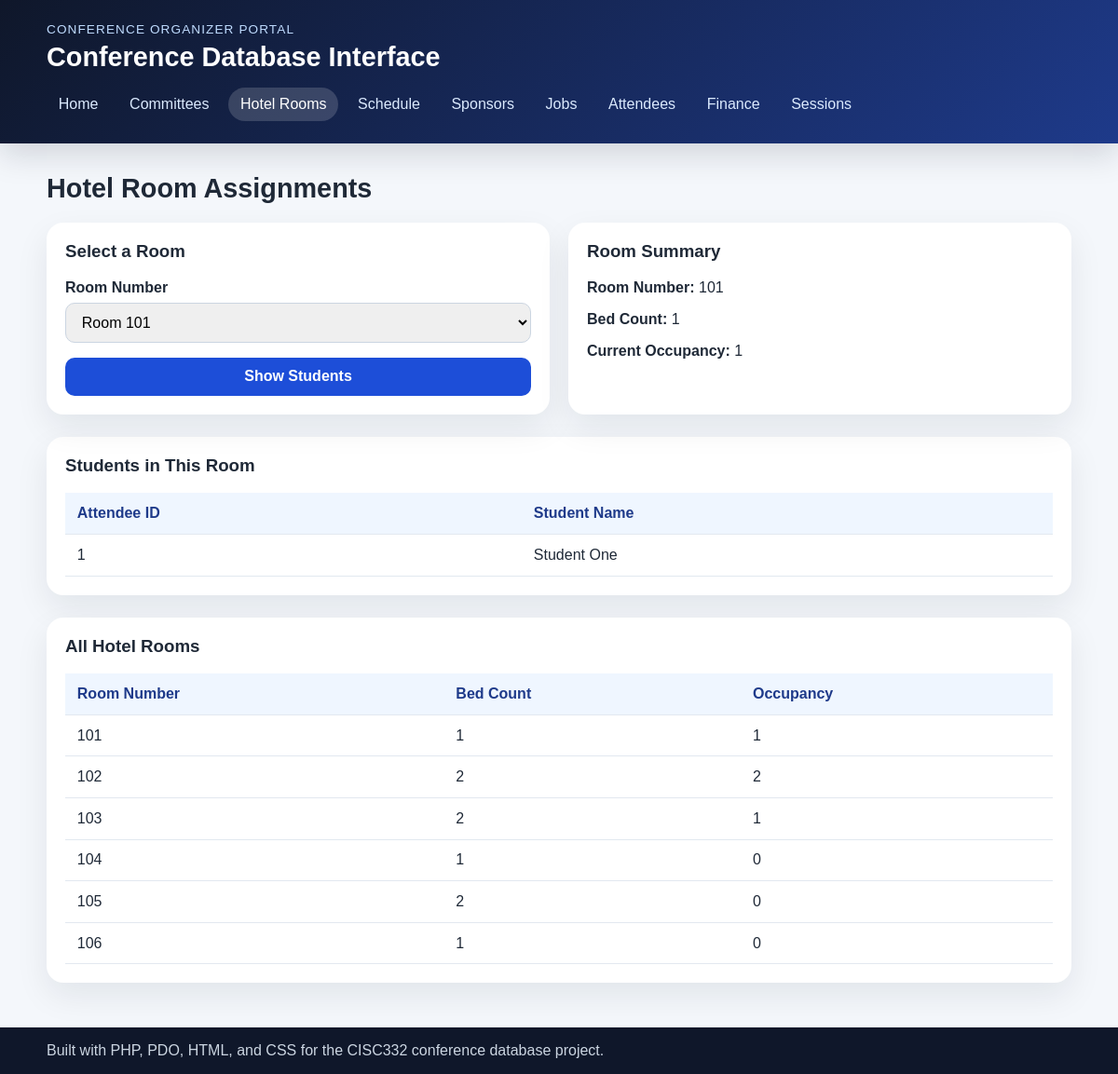
The page /rooms.php on the database its author committed.
### tables this page shows
CREATE TABLE HotelRoom (
    RoomNumber INT PRIMARY KEY,
    BedCount INT NOT NULL
);

CREATE TABLE Attendee (
    AttendeeID INT PRIMARY KEY,
    AttendeeName VARCHAR(100) NOT NULL
);

### db.php (called while the page is built, shortened)
<?php
function db(): PDO
{
    static $pdo = null;
    if ($pdo instanceof PDO) {
        return $pdo;
    }
    $customDsn = getenv('DB_DSN');
    $driver = getenv('DB_DRIVER') ?: 'mysql';
    $host = getenv('DB_HOST') ?: '127.0.0.1';
    $port = getenv('DB_PORT') ?: '3306';
    $database = getenv('DB_NAME') ?: 'conferenceDB';
    $charset = getenv('DB_CHARSET') ?: 'utf8mb4';
    $username = getenv('DB_USER') ?: 'root';
    $password = getenv('DB_PASS');
    if ($password === false) {
        $password = '';
    }
    if ($customDsn !== false && $customDsn !== '') {
        $dsn = $customDsn;
    } else {
        $dsn = sprintf(
            '%s:host=%s;port=%s;dbname=%s;charset=%s',
            $driver,
            $host,
            $port,
            $database,
            $charset
        );
    }
    $pdo = new PDO(
        $dsn,
        $username,
        $password,
        [
            PDO::ATTR_ERRMODE => PDO::ERRMODE_EXCEPTION,
            PDO::ATTR_DEFAULT_FETCH_MODE => PDO::FETCH_ASSOC,
            PDO::ATTR_EMULATE_PREPARES => false,
        ]
    );
    return $pdo;
}

### rooms.php (the view, shortened to what this page needs)
<?php
require_once __DIR__ . '/helpers.php';
$rooms = fetch_all_rows(
    'SELECT hr.RoomNumber, hr.BedCount, COUNT(s.AttendeeID) AS Occupancy
     FROM HotelRoom hr
     LEFT JOIN Student s ON hr.RoomNumber = s.RoomNumber
     GROUP BY hr.RoomNumber, hr.BedCount
     ORDER BY hr.RoomNumber'
);
$selectedRoom = isset($_GET['room']) ? (string) $_GET['room'] : '';
if ($selectedRoom === '' && $rooms !== []) {
    $selectedRoom = (string) $rooms[0]['RoomNumber'];
}
$roomInfo = null;
$students = [];
if ($selectedRoom !== '') {
    $roomInfo = fetch_one_row(
        'SELECT hr.RoomNumber, hr.BedCount, COUNT(s.AttendeeID) AS Occupancy
         FROM HotelRoom hr
         LEFT JOIN Student s ON hr.RoomNumber = s.RoomNumber
         WHERE hr.RoomNumber = ?
         GROUP BY hr.RoomNumber, hr.BedCount',
        [$selectedRoom]
    );
    $students = fetch_all_rows(
        'SELECT a.AttendeeID, a.AttendeeName
         FROM Student s
         JOIN Attendee a ON s.AttendeeID = a.AttendeeID
         WHERE s.RoomNumber = ?
         ORDER BY a.AttendeeName',
        [$selectedRoom]
    );
}
?>
<section class="grid grid-2">
    <article class="form-card">
        <h3>Select a Room</h3>
        <form method="get">
            <div class="form-grid">
                <div class="field-full">
                    <label for="room">Room Number</label>
                    <select name="room" id="room">
                        <?php foreach ($rooms as $room): ?>
                            <option value="<?php echo e((string) $room['RoomNumber']); ?>"<?php echo (string) $room['RoomNumber'] === $selectedRoom ? ' selected' : ''; ?>>
                                Room <?php echo e((string) $room['RoomNumber']); ?>
                            </option>
                        <?php endforeach; ?>
                    </select>
                </div>
                <div class="field-full">
                    <button type="submit">Show Students</button>
                </div>
            </div>
        </form>
    </article>
    <article class="card">
        <h3>Room Summary</h3>
        <?php if ($roomInfo === null): ?>
            <p class="empty-state">No room details are available.</p>
        <?php else: ?>
            <p><strong>Room Number:</strong> <?php echo e((string) $roomInfo['RoomNumber']); ?></p>
            <p><strong>Bed Count:</strong> <?php echo e((string) $roomInfo['BedCount']); ?></p>
            <p><strong>Current Occupancy:</strong> <?php echo e((string) $roomInfo['Occupancy']); ?></p>
        <?php endif; ?>
    </article>
</section>
<section class="table-card" style="margin-top: 1.5rem;">
    <h3>Students in This Room</h3>
    <?php if ($students === []): ?>
        <p class="empty-state">No students are currently assigned to this room.</p>
    <?php else: ?>
        <div class="table-wrap">
            <table>
                <thead>
                    <tr>
                        <th>Attendee ID</th>
                        <th>Student Name</th>
                    </tr>
                </thead>
                <tbody>
                    <?php foreach ($students as $student): ?>
                        <tr>
                            <td><?php echo e((string) $student['AttendeeID']); ?></td>
                            <td><?php echo e($student['AttendeeName']); ?></td>
                        </tr>
                    <?php endforeach; ?>
                </tbody>
            </table>
        </div>
    <?php endif; ?>
</section>
<section class="table-card" style="margin-top: 1.5rem;">
    <h3>All Hotel Rooms</h3>
    <div class="table-wrap">
        <table>
            <thead>
                <tr>
                    <th>Room Number</th>
                    <th>Bed Count</th>
                    <th>Occupancy</th>
                </tr>
            </thead>
            <tbody>
                <?php foreach ($rooms as $room): ?>
                    <tr>
                        <td><?php echo e((string) $room['RoomNumber']); ?></td>
                        <td><?php echo e((string) $room['BedCount']); ?></td>
                        <td><?php echo e((string) $room['Occupancy']); ?></td>
                    </tr>
                <?php endforeach; ?>
            </tbody>
        </table>
    </div>
</section>

### style.css (style rules this page uses)
* { box-sizing: border-box; }
body { margin: 0; font-family: Arial, Helvetica, sans-serif; background: #f4f7fb; color: #1f2937; }
.grid { display: grid; gap: 1.25rem; }
.grid-2 { grid-template-columns: repeat(2, minmax(0, 1fr)); }
.card, .form-card, .table-card, .stat-card { background: #ffffff; border-radius: 18px; padding: 1.25rem; box-shadow: 0 14px 35px rgba(15, 23, 42, 0.08); }
.card h3, .form-card h3, .table-card h3, .stat-card h3 { margin-top: 0; }
.form-grid { display: grid; grid-template-columns: repeat(2, minmax(0, 1fr)); gap: 1rem; }
.field, .field-full { display: flex; flex-direction: column; gap: 0.45rem; }
.field-full { grid-column: 1 / -1; }
label { font-weight: bold; }
input, select, button { font: inherit; padding: 0.7rem 0.8rem; border-radius: 10px; border: 1px solid #cbd5e1; }
button { background: #1d4ed8; color: #ffffff; border: none; cursor: pointer; font-weight: bold; }
.table-wrap { overflow-x: auto; }
table { width: 100%; border-collapse: collapse; }
th, td { padding: 0.8rem; border-bottom: 1px solid #e2e8f0; text-align: left; }
th { background: #eff6ff; color: #1e3a8a; }

### rows shown on the page
hotelroom: RoomNumber "101", BedCount "1", Occupancy "1"
attendee: AttendeeID "1", AttendeeName "Student One"
hotelroom: RoomNumber "102", BedCount "2", Occupancy "2"
hotelroom: RoomNumber "103", BedCount "2", Occupancy "1"
hotelroom: RoomNumber "104", BedCount "1", Occupancy "0"
hotelroom: RoomNumber "105", BedCount "2", Occupancy "0"
hotelroom: RoomNumber "106", BedCount "1", Occupancy "0"

### other values the page prints
$label "Home"
$label "Committees"
$label "Hotel Rooms"
$label "Schedule"
$label "Sponsors"
$label "Jobs"
$label "Attendees"
$label "Finance"
$label "Sessions"
$title "Hotel Room Assignments"
$roomInfo['Occupancy'] "1"
